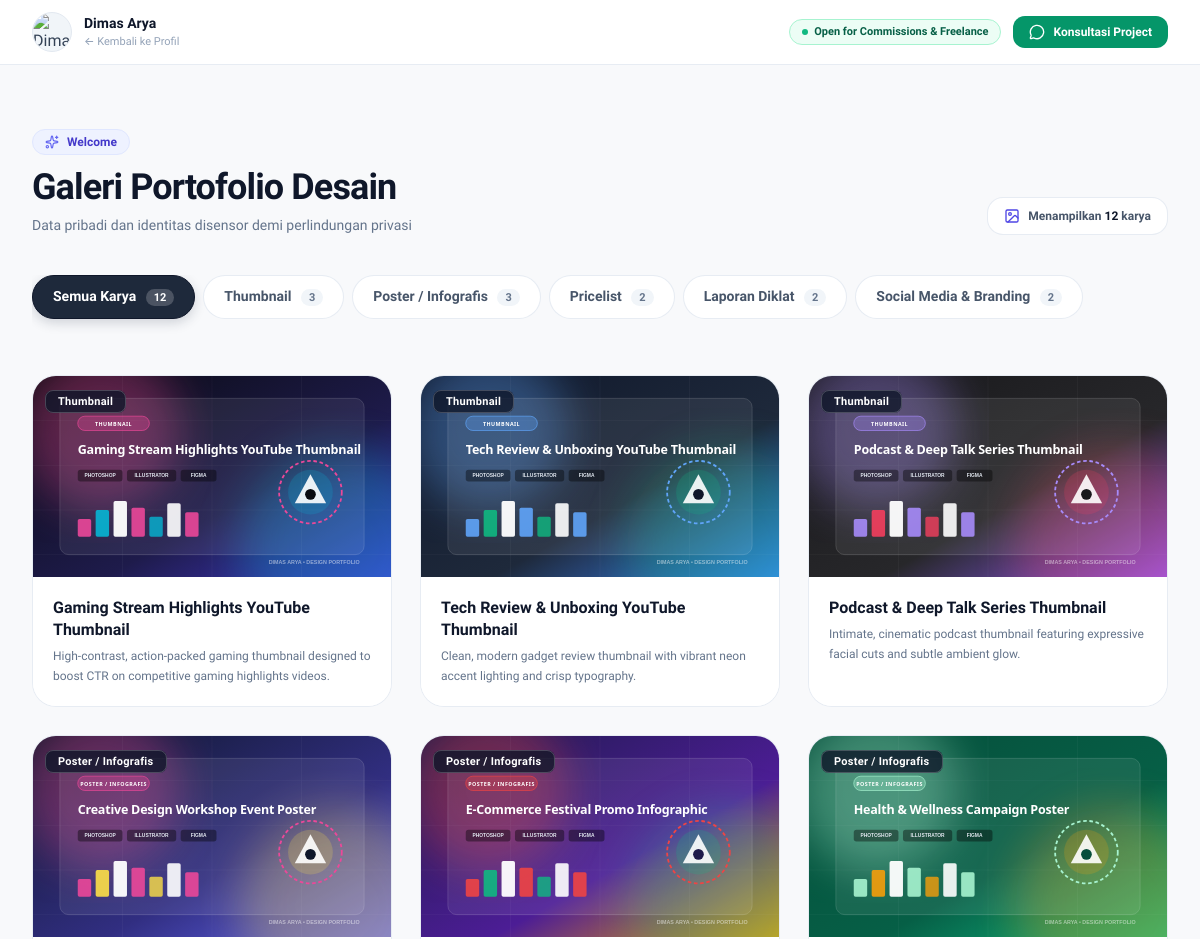
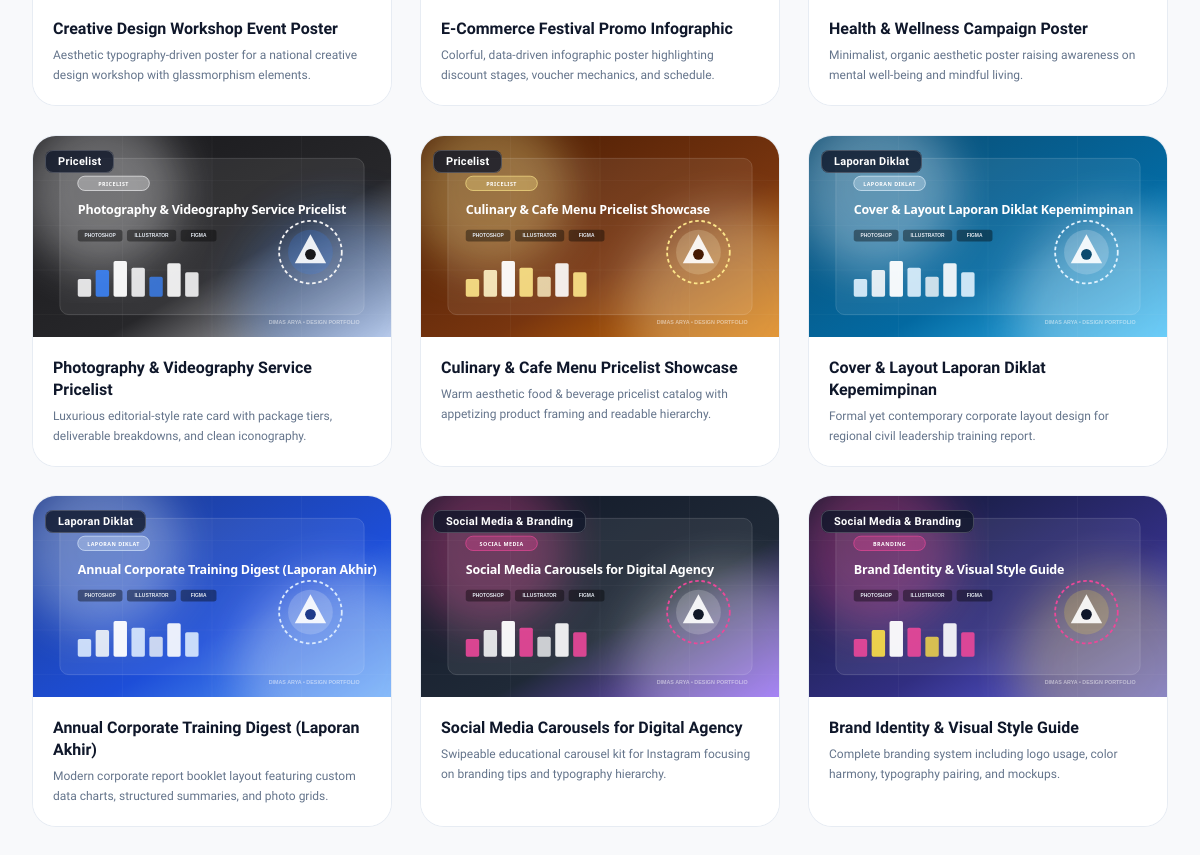
Screenshot of /portfolio.php with the database file from the repository (2 pictures, top to bottom).
### tables this page shows
CREATE TABLE IF NOT EXISTS categories (
    id INT AUTO_INCREMENT PRIMARY KEY,
    name VARCHAR(100) NOT NULL,
    slug VARCHAR(100) UNIQUE NOT NULL,
    display_order INT DEFAULT 0,
    created_at TIMESTAMP DEFAULT CURRENT_TIMESTAMP
);

CREATE TABLE IF NOT EXISTS portfolio_items (
    id INT AUTO_INCREMENT PRIMARY KEY,
    category_id INT NOT NULL,
    title VARCHAR(200) NOT NULL,
    image_url VARCHAR(255) NOT NULL,
    description TEXT NULL,
    client_name VARCHAR(100) NULL,
    tools_used VARCHAR(150) NULL,
    display_order INT DEFAULT 0,
    is_active TINYINT(1) DEFAULT 1,
    views_count INT DEFAULT 0,
    created_at TIMESTAMP DEFAULT CURRENT_TIMESTAMP,
    FOREIGN KEY (category_id) REFERENCES categories(id) ON DELETE CASCADE
);

### config/helpers.php (called while the page is built, shortened)
<?php
function is_https(): bool {
    return false;
}
function base_path(string $path = ''): string {
    $script_dir = str_replace('\\', '/', dirname($_SERVER['SCRIPT_NAME'] ?? ''));
    $base_dir = preg_replace('#/(admin|includes|config).*$#', '', $script_dir);
    $base_dir = trim((string)$base_dir, '/');
    $prefix = $base_dir !== '' ? '/' . $base_dir : '';
    if ($path === '') {
        return $prefix !== '' ? $prefix : '/';
    }
    return $prefix . '/' . ltrim($path, '/');
}
function base_url(string $path = ''): string {
    $protocol = is_https() ? 'https://' : 'http://';
    $host = $_SERVER['HTTP_HOST'] ?? 'localhost';
    $script_dir = str_replace('\\', '/', dirname($_SERVER['SCRIPT_NAME'] ?? ''));
    $base_dir = preg_replace('#/(admin|includes|config).*$#', '', $script_dir);
    $base_dir = trim((string)$base_dir, '/');
    $url = $protocol . $host . ($base_dir !== '' ? '/' . $base_dir : '');
    return $url;
}
function asset_url(string $path = ''): string {
    return base_path('assets/' . ltrim($path, '/'));
}
function upload_url(string $path = ''): string {
    return base_path(ltrim($path, '/'));
}
function e(?string $value): string {
    return htmlspecialchars((string)($value ?? ''), ENT_QUOTES | ENT_SUBSTITUTE, 'UTF-8');
}
function get_all_settings(): array {
    static $settings = null;
    if ($settings === null) {
        $db = get_db();
        $stmt = $db->query("SELECT setting_key, setting_value FROM site_settings");
        $rows = $stmt->fetchAll();
        $settings = [];
        foreach ($rows as $r) {
            $settings[$r['setting_key']] = $r['setting_value'];
        }
    }
    return $settings;
}
function get_setting(string $key, string $default = ''): string {
    $settings = get_all_settings();
    return $settings[$key] ?? $default;
}
function get_categories(): array {
    $db = get_db();
    $stmt = $db->query("SELECT c.*, COUNT(p.id) as item_count
        FROM categories c
        LEFT JOIN portfolio_items p ON c.id = p.category_id
        GROUP BY c.id
        ORDER BY c.display_order ASC, c.name ASC");
    return $stmt->fetchAll();
}
function get_portfolio_items(?int $category_id = null, bool $only_active = true): array {
    $db = get_db();
    $sql = "SELECT p.*, c.name as category_name, c.slug as category_slug
            FROM portfolio_items p
            INNER JOIN categories c ON p.category_id = c.id";
    $conditions = [];
    $params = [];
    if ($only_active) {
        $conditions[] = "p.is_active = 1";
    }
    if (!empty($conditions)) {
        $sql .= " WHERE " . implode(" AND ", $conditions);
    }
    $sql .= " ORDER BY p.display_order ASC, p.created_at DESC";
    $stmt = $db->prepare($sql);
    $stmt->execute($params);
    $items = $stmt->fetchAll();
    $item_ids = array_column($items, 'id');
    $placeholders = implode(',', array_fill(0, count($item_ids), '?'));
    $img_stmt = $db->prepare("SELECT * FROM portfolio_images WHERE portfolio_id IN ($placeholders) ORDER BY display_order ASC, id ASC");
    $img_stmt->execute($item_ids);
    $all_images = $img_stmt->fetchAll();
    $images_by_item = [];
    foreach ($items as &$item) {
        $pid = $item['id'];
        if (!empty($images_by_item[$pid])) {
            $item['images'] = $images_by_item[$pid];
            $item['image_urls'] = array_column($images_by_item[$pid], 'image_url');
        } elseif (!empty($item['image_url'])) {
            $item['images'] = [
                ['id' => 0, 'portfolio_id' => $pid, 'image_url' => $item['image_url'], 'display_order' => 1]
            ];
            $item['image_urls'] = [$item['image_url']];
        } else {
            $item['images'] = [];
            $item['image_urls'] = [];
        }
    }
    return $items;
}

### portfolio.php (the view, shortened to what this page needs)
<?php
require_once __DIR__ . '/config/helpers.php';
$designer_name    = get_setting('designer_name', 'yelloplanetman');
$status_badge     = get_setting('status_badge', 'Open for Commissions & Freelance');
$status_available = get_setting('status_available', '1') === '1';
$avatar_url       = get_setting('avatar_url', '');
$avatar_rel       = ltrim($avatar_url, '/');
$profile_img      = !empty($avatar_rel) && file_exists(__DIR__ . '/' . $avatar_rel) && !is_dir(__DIR__ . '/' . $avatar_rel) && $avatar_rel !== 'assets/images/avatar.svg'
    ? upload_url($avatar_url)
    : asset_url('faviconyell.jpg');
$whatsapp_number  = get_setting('whatsapp_number', '6287794297888');
$whatsapp_message = get_setting('whatsapp_message', 'Halo yelloplanetman, saya tertarik dengan karya portofolio desain Anda. Ingin konsultasi project:');
$categories = get_categories();
$selected_category = trim($_GET['category'] ?? 'all');
$cat_id = null;
$all_items_count = count(get_portfolio_items(null, true));
$portfolio_items = get_portfolio_items($cat_id, true);
$total_items     = count($portfolio_items);
require_once __DIR__ . '/includes/header.php';
?>
<header class="sticky top-0 z-30 bg-white/90 backdrop-blur-md border-b border-slate-200/80 shadow-2xs transition-all">
    <div class="max-w-7xl mx-auto px-4 sm:px-6 lg:px-8">
        <div class="flex items-center justify-between h-16">
            <a href="<?= base_url() ?>"
               class="group inline-flex items-center gap-3 text-slate-700 hover:text-slate-900 transition-colors"
               style="display: flex; align-items: center; gap: 12px;">
                <div class="w-10 h-10 rounded-full overflow-hidden border border-slate-200 shadow-2xs flex-shrink-0 group-hover:scale-105 transition-transform bg-slate-100">
                    <img src="<?= $profile_img ?>" alt="<?= e($designer_name) ?>" class="w-full h-full object-cover rounded-full">
                </div>
                <div class="flex flex-col justify-center" style="display: flex; flex-direction: column; justify-content: center;">
                    <span class="font-extrabold text-slate-900 text-sm leading-tight m-0 p-0 group-hover:text-indigo-600 transition-colors">
                        <?= e($designer_name) ?>
                    </span>
                    <span class="text-[11px] text-slate-400 font-medium leading-tight mt-0.5">
                        ← Kembali ke Profil
                    </span>
                </div>
            </a>
            <div class="flex items-center gap-3">
                <?php if ($status_available && !empty($status_badge)): ?>
                <div class="hidden md:inline-flex items-center gap-1.5 px-3 py-1 rounded-full bg-emerald-50 border border-emerald-200 text-emerald-800 text-[11px] font-semibold">
                    <span class="w-1.5 h-1.5 rounded-full bg-emerald-500 status-beacon"></span>
                    <span><?= e($status_badge) ?></span>
                </div>
                <?php endif; ?>
                <?php if (!empty($whatsapp_number)): ?>
                <a href="https://wa.me/<?= preg_replace('/[^0-9]/', '', $whatsapp_number) ?>?text=<?= urlencode($whatsapp_message) ?>"
                   target="_blank" rel="noopener noreferrer"
                   class="inline-flex items-center gap-2 px-4 py-2 rounded-xl bg-emerald-600 hover:bg-emerald-700 text-white text-xs font-bold shadow-xs transition-all active:scale-95">
                    <i data-lucide="message-circle" class="w-4 h-4"></i>
                    <span>Konsultasi Project</span>
                </a>
                <?php endif; ?>
            </div>
        </div>
    </div>
</header>
<main class="flex-1 py-10 sm:py-16 bg-[#F8F9FB] relative">
    <div class="max-w-7xl mx-auto px-4 sm:px-6 lg:px-8">
        <div class="flex flex-col md:flex-row md:items-end justify-between gap-6 mb-10">
            <div>
                <div class="inline-flex items-center gap-2 px-3 py-1 rounded-full bg-indigo-50 border border-indigo-100 text-indigo-700 text-xs font-bold mb-3 shadow-2xs">
                    <i data-lucide="sparkles" class="w-3.5 h-3.5 text-indigo-500"></i>
                    <span>Welcome</span>
                </div>
                <h1 class="text-3xl sm:text-4xl font-black text-slate-900 tracking-tight">
                    Galeri Portofolio Desain
                </h1>
                <p class="text-slate-500 text-xs sm:text-sm mt-2 max-w-2xl leading-relaxed">
                    Data pribadi dan identitas disensor demi perlindungan privasi
                </p>
            </div>
            <div class="flex items-center gap-2 text-xs font-bold text-slate-600 bg-white px-4 py-2.5 rounded-2xl border border-slate-200/80 shadow-2xs self-start md:self-auto">
                <i data-lucide="image" class="w-4 h-4 text-indigo-600"></i>
                <span>Menampilkan <strong id="visible-count" class="text-slate-900 font-black"><?= $total_items ?></strong> karya</span>
            </div>
        </div>
        <div id="category-filters" class="flex items-center gap-2 overflow-x-auto pb-4 mb-10 no-scrollbar">
            <a href="portfolio.php"
               data-filter="all"
               data-category="all"
               class="category-btn filter-btn <?= ($selected_category === 'all' || empty($selected_category)) ? 'active bg-slate-900 text-white border-slate-900' : 'bg-white text-slate-600 hover:bg-slate-100 border-slate-200/80' ?> flex-shrink-0 px-5 py-2.5 rounded-full text-xs sm:text-sm font-bold border shadow-xs cursor-pointer transition-all">
                Semua Karya
                <span class="filter-count ml-1.5 px-2 py-0.5 rounded-full <?= ($selected_category === 'all' || empty($selected_category)) ? 'bg-white/20 text-white' : 'bg-slate-100 text-slate-500' ?> text-[11px] font-bold"><?= $all_items_count ?></span>
            </a>
            <?php foreach ($categories as $cat): ?>
            <a href="portfolio.php?category=<?= urlencode($cat['slug']) ?>"
               data-filter="<?= e($cat['slug']) ?>"
               data-category="<?= e($cat['slug']) ?>"
               class="category-btn filter-btn <?= ($selected_category === $cat['slug']) ? 'active bg-slate-900 text-white border-slate-900' : 'bg-white text-slate-600 hover:bg-slate-100 border-slate-200/80' ?> flex-shrink-0 px-5 py-2.5 rounded-full text-xs sm:text-sm font-bold border shadow-xs cursor-pointer transition-all">
                <?= e($cat['name']) ?>
                <span class="filter-count ml-1.5 px-2 py-0.5 rounded-full <?= ($selected_category === $cat['slug']) ? 'bg-white/20 text-white' : 'bg-slate-100 text-slate-500' ?> text-[11px] font-bold"><?= $cat['item_count'] ?></span>
            </a>
            <?php endforeach; ?>
        </div>
        <?php if (empty($portfolio_items)): ?>
        <div class="text-center py-20 bg-white rounded-3xl border border-dashed border-slate-300 shadow-2xs">
            <i data-lucide="folder-open" class="w-12 h-12 mx-auto text-slate-300 mb-3"></i>
            <h2 class="text-lg font-bold text-slate-800">Belum Ada Karya Portofolio</h2>
            <p class="text-xs sm:text-sm text-slate-500 mt-1">Silakan tambahkan portofolio baru melalui Admin CMS Panel.</p>
            <a href="<?= base_url('admin/login.php') ?>" class="inline-flex items-center gap-2 mt-4 px-4 py-2 bg-slate-900 text-white rounded-xl text-xs font-semibold hover:bg-slate-800">
                <i data-lucide="shield-check" class="w-4 h-4"></i> Buka CMS Admin
            </a>
        </div>
        <?php else: ?>
        <div id="portfolio-grid" class="portfolio-gallery grid grid-cols-1 sm:grid-cols-2 lg:grid-cols-3 xl:grid-cols-4 gap-6 sm:gap-7">
            <?php foreach ($portfolio_items as $index => $item): ?>
            <div class="portfolio-item portfolio-card group bg-white rounded-3xl border border-slate-200/80 overflow-hidden shadow-xs cursor-pointer flex flex-col justify-between select-none"
                 id="portfolio-item-<?= $item['id'] ?>"
                 data-index="<?= $index ?>"
                 data-id="<?= $item['id'] ?>"
                 data-portfolio-id="<?= $item['id'] ?>"
                 data-category="<?= e($item['category_slug']) ?>"
                 data-category-name="<?= e($item['category_name']) ?>"
                 data-title="<?= e($item['title']) ?>"
                 data-image="<?= upload_url($item['image_url']) ?>"
                 data-images='<?= htmlspecialchars(json_encode($item['images'] ?? []), ENT_QUOTES, 'UTF-8') ?>'
                 data-image-count="<?= $item['image_count'] ?? 1 ?>"
                 data-desc="<?= e($item['description'] ?? '') ?>"
                 onclick="openPortfolioModal(this, event)">
                <div class="relative aspect-video w-full overflow-hidden bg-slate-100">
                    <img src="<?= upload_url($item['image_url']) ?>"
                         alt="<?= e($item['title']) ?>"
                         loading="lazy"
                         class="artwork-img w-full h-full object-cover">
                    <div class="absolute top-3 left-3 z-10 pointer-events-none">
                        <span class="px-3 py-1 rounded-lg bg-slate-900/80 backdrop-blur-md text-white text-[11px] font-bold tracking-wide border border-white/20 shadow-xs">
                        </span>
                    </div>
                </div>
                <div class="p-5 flex-1 flex flex-col justify-between bg-white">
                    <div>
                        <h3 class="font-bold text-slate-900 text-base leading-snug group-hover:text-indigo-600 transition-colors line-clamp-2 mb-1.5">
                            <?= e($item['title']) ?>
                        </h3>
                        <?php if (!empty($item['description'])): ?>
                        <p class="text-xs text-slate-500 line-clamp-2 leading-relaxed font-normal">
                            <?= e($item['description']) ?>
                        </p>
                        <?php endif; ?>
                    </div>
                </div>
            </div>
            <?php endforeach; ?>
        </div>
        <?php endif; ?>
    </div>
</main>
</body>
</html>

### assets/css/custom.css (style rules this page uses)
:root { --bg-primary: #F8F9FA; --bg-card: #FFFFFF; --text-main: #1E293B; --text-muted: #64748B; --accent-emerald: #10B981; --accent-indigo: #4F46E5; }
body { font-family: 'Plus Jakarta Sans', -apple-system, BlinkMacSystemFont, 'Segoe UI', Roboto, sans-serif; background-color: var(--bg-primary); color: var(--text-main); overflow-x: hidden; scroll-behavior: smooth; }
.portfolio-card { transition: transform 0.35s cubic-bezier(0.34, 1.56, 0.64, 1), box-shadow 0.35s ease, opacity 0.3s ease; will-change: transform, box-shadow; }
.portfolio-card .artwork-img { transition: transform 0.5s cubic-bezier(0.4, 0, 0.2, 1); }
.filter-btn { transition: all 0.2s cubic-bezier(0.4, 0, 0.2, 1); }
.filter-btn.active { background-color: #1E293B; color: #FFFFFF; box-shadow: 0 4px 12px rgba(30, 41, 59, 0.18); }
.status-beacon { animation: pulse-ring 2s infinite cubic-bezier(0.4, 0, 0.6, 1); }
.no-scrollbar { -ms-overflow-style: none; scrollbar-width: none; }

### rows the page displays
categories: name "Thumbnail", item_count "3"
categories: name "Poster / Infografis", item_count "3"
categories: name "Pricelist", item_count "2"
categories: name "Laporan Diklat", item_count "2"
categories: name "Social Media & Branding", item_count "2"
portfolio_items: image_url (picture), title "Gaming Stream Highlights YouTube Thumbnail", description "High-contrast, action-packed gaming thumbnail designed to boost CTR on competitive gaming highlights videos."
portfolio_items: image_url (picture), title "Tech Review & Unboxing YouTube Thumbnail", description "Clean, modern gadget review thumbnail with vibrant neon accent lighting and crisp typography."
portfolio_items: image_url (picture), title "Podcast & Deep Talk Series Thumbnail", description "Intimate, cinematic podcast thumbnail featuring expressive facial cuts and subtle ambient glow."
portfolio_items: image_url (picture), title "Creative Design Workshop Event Poster", description "Aesthetic typography-driven poster for a national creative design workshop with glassmorphism elements."
portfolio_items: image_url (picture), title "E-Commerce Festival Promo Infographic", description "Colorful, data-driven infographic poster highlighting discount stages, voucher mechanics, and schedule."
portfolio_items: image_url (picture), title "Health & Wellness Campaign Poster", description "Minimalist, organic aesthetic poster raising awareness on mental well-being and mindful living."
portfolio_items: image_url (picture), title "Photography & Videography Service Pricelist", description "Luxurious editorial-style rate card with package tiers, deliverable breakdowns, and clean iconography."
portfolio_items: image_url (picture), title "Culinary & Cafe Menu Pricelist Showcase", description "Warm aesthetic food & beverage pricelist catalog with appetizing product framing and readable hierarchy."
portfolio_items: image_url (picture), title "Cover & Layout Laporan Diklat Kepemimpinan", description "Formal yet contemporary corporate layout design for regional civil leadership training report."
portfolio_items: image_url (picture), title "Annual Corporate Training Digest (Laporan Akhir)", description "Modern corporate report booklet layout featuring custom data charts, structured summaries, and photo grids."
portfolio_items: image_url (picture), title "Social Media Carousels for Digital Agency", description "Swipeable educational carousel kit for Instagram focusing on branding tips and typography hierarchy."
portfolio_items: image_url (picture), title "Brand Identity & Visual Style Guide", description "Complete branding system including logo usage, color harmony, typography pairing, and mockups."

### other values shown
$designer_name "Dimas Arya"
$status_badge "Open for Commissions & Freelance"
$total_items "12"
$all_items_count "12"
